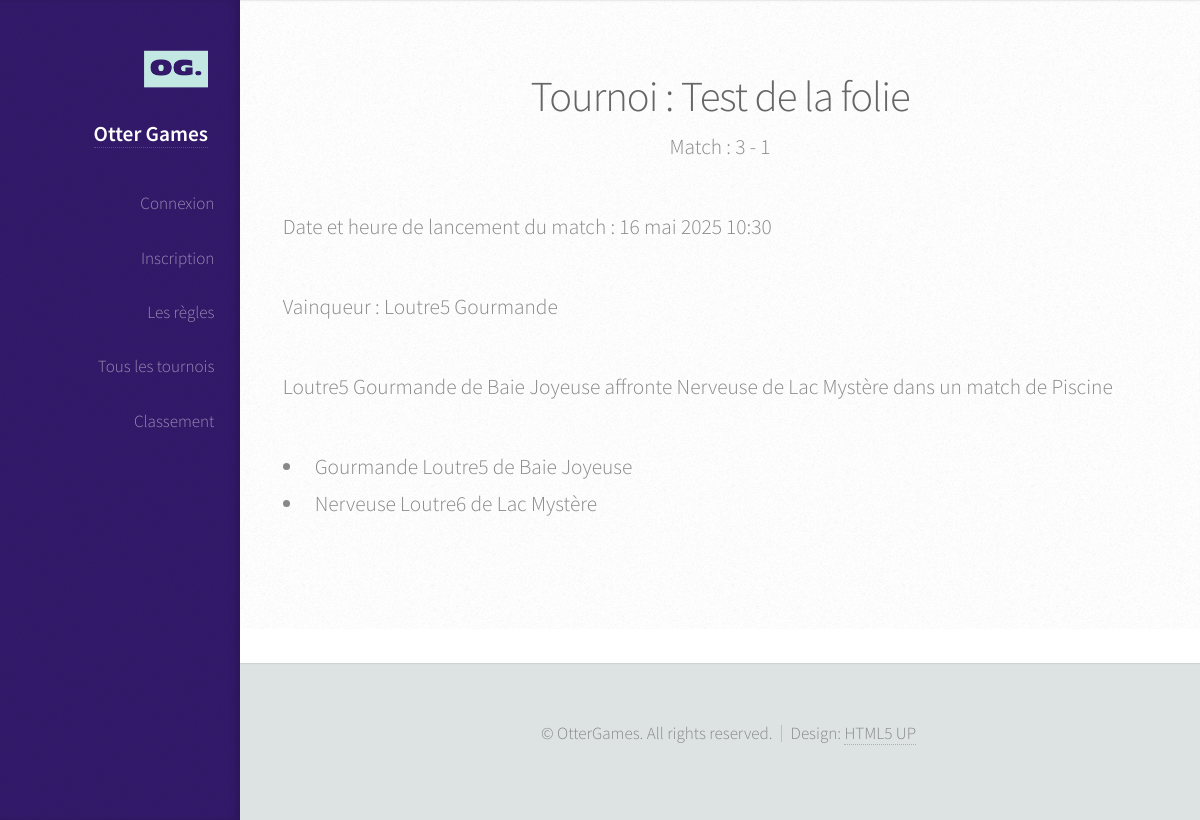
The app's page /match/8 with its own data.
### tournois/models.py (models this page shows, shortened)
class Tournoi(models.Model):
    nom = models.CharField(max_length=100)
    categorie = models.CharField(max_length=100)
    description = models.TextField(blank=True, null=True)
    heure_lancement = models.DateTimeField()

class Match(models.Model):
    tournoi = models.ForeignKey(Tournoi, related_name='matchs', on_delete=models.CASCADE)
    niveau = models.IntegerField(help_text="Niveau dans l'arbre, ex : 3 pour quarts, 2 demi, 1 finale")
    numero_match = models.IntegerField(help_text="Numéro du match dans le niveau")
    loutre1 = models.ForeignKey(Loutre, related_name='matchs_loutre1', on_delete=models.SET_NULL, null=True)
    loutre2 = models.ForeignKey(Loutre, related_name='matchs_loutre2', on_delete=models.SET_NULL, null=True)
    vainqueur = models.ForeignKey(Loutre, related_name='matchs_gagnes', on_delete=models.SET_NULL, null=True, blank=True)
    heure_lancement = models.DateTimeField(null=True, blank=True)

class Loutre(models.Model):
    nom = models.CharField(max_length=100)
    prenom = models.CharField(max_length=100)
    age = models.IntegerField()
    village = models.CharField(max_length=100)
    poids = models.FloatField(help_text="Poids en kg")
    taille = models.FloatField(help_text="Taille en cm")
    description = models.TextField()
    def __str__(self):
        return f"{self.prenom} {self.nom}"

### tournois/views.py (the view)
# urls.py: path('match/<match_id>',views.match_page,name='match'),
def match_page(request, match_id):
    match = Match.objects.get(pk = match_id)
    tournoi = Tournoi.objects.get(pk = match.tournoi_id)
    currentTime = timezone.now()
    if currentTime > match.heure_lancement:
        timePassed = True
    else:
        timePassed = False
    return render(request, 'match.html', {'match': match, 'message':'', 'tournoi': tournoi, 'timePassed':timePassed})

### tournois/templates/match.html (shortened to what this page needs)
{% extends "base.html" %}
{% block content %}
    <h2>Tournoi : {{ tournoi.nom }}</h2>
    <p>Match : {{ match.niveau }} - {{ match.numero_match }}</p>
    <div style="text-align:start">
        <p>Date et heure de lancement du match : {{ match.heure_lancement }}</p>
        {% if timePassed %}
            <p>Vainqueur : {{ match.vainqueur }}</p>
        {% else %}
            <p>Le vainqueur sera annoncé à la fin du match</p>
        {% endif %}
        <p>{{ match.loutre1 }} de {{ match.loutre1.village }} affronte {{ match.loutre2.nom }} de {{ match.loutre2.village }} dans un match de {{ tournoi.categorie }}</p>
        <div>
            <ul>
                <li>
                    {{ match.loutre1.nom }} {{ match.loutre1.prenom }} de {{ match.loutre1.village }}
                </li>
                <li>
                    {{ match.loutre2.nom }} {{ match.loutre2.prenom }} de {{ match.loutre2.village }}
                </li>
            </ul>
        </div>
    </div>
{% endblock content %}

### loginUser/static/css/main.css (style rules this page uses)
html, body, div, span, applet, object, iframe, h1, h2, h3, h4, h5, h6, p, blockquote, pre, a, abbr, acronym, address, big, cite, code, del, dfn, em, img, ins, kbd, q, s, samp, small, strike, strong, sub, sup, tt, var, b, u, i, center, dl, dt, dd, ol, ul, li, fieldset, form, label, legend, table, caption, tbody, tfoot, thead, tr, th, td, article, aside, canvas, details, embed, figure, figcaption, footer, header, hgroup, menu, nav, output, ruby, section, summary, time, mark, audio, video { margin: 0; padding: 0; border: 0; font-size: 100%; font: inherit; vertical-align: baseline; }
body { line-height: 1; }
ol, ul { list-style: none; }
body { -webkit-text-size-adjust: none; }
html { box-sizing: border-box; }
*, *:before, *:after { box-sizing: inherit; }
body { background: #fff; font-family: 'Source Sans Pro', sans-serif; font-size: 19pt; font-weight: 300; line-height: 1.75em; color: #888; }
h1, h2, h3, h4, h5, h6 { font-weight: 300; color: #666; line-height: 1.5em; }
h2 { font-size: 2em; letter-spacing: -1px; }
p, ul, ol, dl, table { margin-bottom: 2em; }
ul { list-style: disc; padding-left: 1em; }
ul li { padding-left: 0.5em; }
@media screen and (min-width: 961px) and (max-width: 1880px) { body, input, textarea, select { font-size: 17pt; } }
@media screen and (min-width: 961px) and (max-width: 1320px) { body, input, textarea, select { font-size: 16pt; } }

### records on screen
Tournoi: nom "Test de la folie", categorie "Piscine"
Match: niveau "3", numero_match "1", heure_lancement "16 mai 2025 10:30", vainqueur "Loutre5 Gourmande", loutre1 "Loutre5 Gourmande", loutre1.village "Baie Joyeuse", loutre2.nom "Nerveuse", loutre2.village "Lac Mystère", loutre1.nom "Gourmande", loutre1.prenom "Loutre5", loutre2.prenom "Loutre6"
